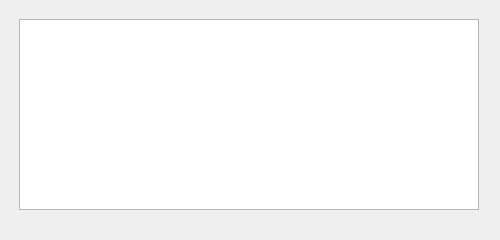
<?xml version="1.0" encoding="UTF-8"?>
<ui version="4.0">
 <class>MainWindow</class>
 <widget class="QMainWindow" name="MainWindow">
  <property name="geometry">
   <rect>
    <x>0</x>
    <y>0</y>
    <width>500</width>
    <height>240</height>
   </rect>
  </property>
  <property name="sizePolicy">
   <sizepolicy hsizetype="Minimum" vsizetype="Minimum">
    <horstretch>0</horstretch>
    <verstretch>0</verstretch>
   </sizepolicy>
  </property>
  <property name="windowTitle">
   <string>Link Detector</string>
  </property>
  <widget class="QWidget" name="centralWidget">
   <widget class="QWidget" name="widget" native="true">
    <property name="geometry">
     <rect>
      <x>9</x>
      <y>9</y>
      <width>480</width>
      <height>221</height>
     </rect>
    </property>
    <widget class="QTableWidget" name="tableWidget">
     <property name="geometry">
      <rect>
       <x>10</x>
       <y>10</y>
       <width>460</width>
       <height>191</height>
      </rect>
     </property>
    </widget>
   </widget>
  </widget>
 </widget>
 <layoutdefault spacing="6" margin="11"/>
 <resources/>
 <connections/>
</ui>
